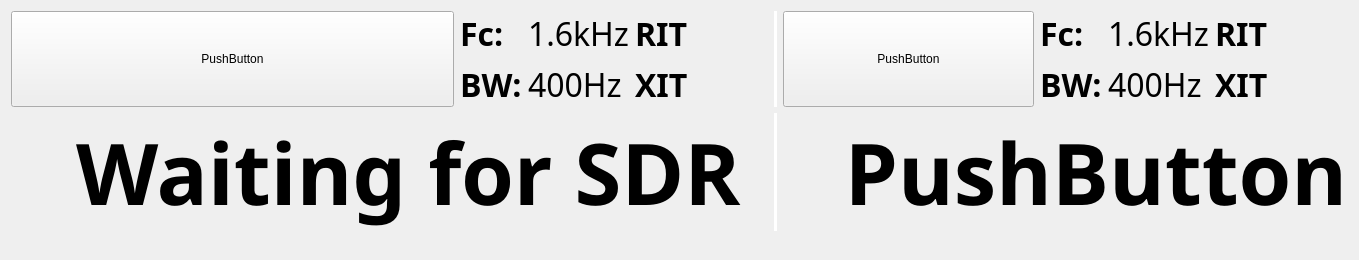
         <widget class="QWidget" name="tab_home">
          <property name="sizePolicy">
           <sizepolicy hsizetype="Expanding" vsizetype="Expanding">
            <horstretch>0</horstretch>
            <verstretch>0</verstretch>
           </sizepolicy>
          </property>
          <attribute name="icon">
           <iconset>
            <normaloff>resources/img/icon_home.png</normaloff>resources/img/icon_home.png</iconset>
          </attribute>
          <attribute name="title">
           <string>Home</string>
          </attribute>
          <layout class="QVBoxLayout" name="verticalLayout_9">
           <item>
            <layout class="QGridLayout" name="gridLayout_5">
             <item row="3" column="1">
              <widget class="Line" name="line_5">
               <property name="styleSheet">
                <string notr="true">color: #FFFFFF;</string>
               </property>
               <property name="frameShadow">
                <enum>QFrame::Plain</enum>
               </property>
               <property name="lineWidth">
                <number>10</number>
               </property>
               <property name="orientation">
                <enum>Qt::Vertical</enum>
               </property>
              </widget>
             </item>
             <item row="1" column="0">
              <layout class="QHBoxLayout" name="horizontalLayout_8">
               <item>
                <spacer name="horizontalSpacer_5">
                 <property name="orientation">
                  <enum>Qt::Horizontal</enum>
                 </property>
                 <property name="sizeHint" stdset="0">
                  <size>
                   <width>40</width>
                   <height>20</height>
                  </size>
                 </property>
                </spacer>
               </item>
               <item>
                <widget class="QLabel" name="button_A_freq">
                 <property name="font">
                  <font>
                   <family>Waree</family>
                   <pointsize>64</pointsize>
                   <weight>75</weight>
                   <bold>true</bold>
                  </font>
                 </property>
                 <property name="styleSheet">
                  <string notr="true">text-align: center;
background-color: transparent;
border: 1px solid transparent;
</string>
                 </property>
                 <property name="text">
                  <string>Waiting for SDR</string>
                 </property>
                </widget>
               </item>
              </layout>
             </item>
             <item row="3" column="2">
              <widget class="QWidget" name="widget_4" native="true">
               <property name="sizePolicy">
                <sizepolicy hsizetype="Preferred" vsizetype="Expanding">
                 <horstretch>0</horstretch>
                 <verstretch>0</verstretch>
                </sizepolicy>
               </property>
              </widget>
             </item>
             <item row="1" column="2">
              <layout class="QHBoxLayout" name="horizontalLayout_9">
               <item>
                <spacer name="horizontalSpacer_6">
                 <property name="orientation">
                  <enum>Qt::Horizontal</enum>
                 </property>
                 <property name="sizeHint" stdset="0">
                  <size>
                   <width>40</width>
                   <height>20</height>
                  </size>
                 </property>
                </spacer>
               </item>
               <item>
                <widget class="QPushButton" name="button_B_freq">
                 <property name="font">
                  <font>
                   <family>Waree</family>
                   <pointsize>64</pointsize>
                   <weight>75</weight>
                   <bold>true</bold>
                  </font>
                 </property>
                 <property name="styleSheet">
                  <string notr="true">background-color: transparent;
border: 1px solid transparent;
text-align: right;</string>
                 </property>
                 <property name="text">
                  <string>PushButton</string>
                 </property>
                </widget>
               </item>
              </layout>
             </item>
             <item row="0" column="1">
              <widget class="Line" name="line">
               <property name="styleSheet">
                <string notr="true">color: #FFFFFF;</string>
               </property>
               <property name="frameShadow">
                <enum>QFrame::Plain</enum>
               </property>
               <property name="lineWidth">
                <number>10</number>
               </property>
               <property name="orientation">
                <enum>Qt::Vertical</enum>
               </property>
              </widget>
             </item>
             <item row="3" column="0">
              <widget class="QWidget" name="widget_2" native="true">
               <property name="sizePolicy">
                <sizepolicy hsizetype="Preferred" vsizetype="Expanding">
                 <horstretch>0</horstretch>
                 <verstretch>0</verstretch>
                </sizepolicy>
               </property>
              </widget>
             </item>
             <item row="2" column="0">
              <widget class="QWidget" name="widget" native="true">
               <property name="sizePolicy">
                <sizepolicy hsizetype="Preferred" vsizetype="Expanding">
                 <horstretch>0</horstretch>
                 <verstretch>0</verstretch>
                </sizepolicy>
               </property>
              </widget>
             </item>
             <item row="2" column="2">
              <widget class="QWidget" name="widget_3" native="true">
               <property name="sizePolicy">
                <sizepolicy hsizetype="Preferred" vsizetype="Expanding">
                 <horstretch>0</horstretch>
                 <verstretch>0</verstretch>
                </sizepolicy>
               </property>
              </widget>
             </item>
             <item row="1" column="1">
              <widget class="Line" name="line_3">
               <property name="styleSheet">
                <string notr="true">color: #FFFFFF;</string>
               </property>
               <property name="frameShadow">
                <enum>QFrame::Plain</enum>
               </property>
               <property name="lineWidth">
                <number>10</number>
               </property>
               <property name="orientation">
                <enum>Qt::Vertical</enum>
               </property>
              </widget>
             </item>
             <item row="0" column="0">
              <layout class="QVBoxLayout" name="verticalLayout_7">
               <item>
                <layout class="QHBoxLayout" name="horizontalLayout_4">
                 <item>
                  <widget class="QPushButton" name="button_A_mode">
                   <property name="sizePolicy">
                    <sizepolicy hsizetype="Expanding" vsizetype="Minimum">
                     <horstretch>0</horstretch>
                     <verstretch>0</verstretch>
                    </sizepolicy>
                   </property>
                   <property name="minimumSize">
                    <size>
                     <width>251</width>
                     <height>0</height>
                    </size>
                   </property>
                   <property name="text">
                    <string>PushButton</string>
                   </property>
                  </widget>
                 </item>
                 <item>
                  <layout class="QGridLayout" name="gridLayout_2">
                   <item row="0" column="0">
                    <widget class="QLabel" name="label_12">
                     <property name="sizePolicy">
                      <sizepolicy hsizetype="Minimum" vsizetype="Minimum">
                       <horstretch>0</horstretch>
                       <verstretch>0</verstretch>
                      </sizepolicy>
                     </property>
                     <property name="font">
                      <font>
                       <family>Waree</family>
                       <pointsize>24</pointsize>
                       <weight>75</weight>
                       <bold>true</bold>
                      </font>
                     </property>
                     <property name="text">
                      <string>Fc:</string>
                     </property>
                    </widget>
                   </item>
                   <item row="0" column="1">
                    <widget class="QLabel" name="label_A_fc">
                     <property name="sizePolicy">
                      <sizepolicy hsizetype="Preferred" vsizetype="Minimum">
                       <horstretch>0</horstretch>
                       <verstretch>0</verstretch>
                      </sizepolicy>
                     </property>
                     <property name="font">
                      <font>
                       <family>Waree</family>
                       <pointsize>24</pointsize>
                       <weight>50</weight>
                       <bold>false</bold>
                      </font>
                     </property>
                     <property name="text">
                      <string>1.6kHz</string>
                     </property>
                    </widget>
                   </item>
                   <item row="0" column="2">
                    <widget class="QLabel" name="label_23">
                     <property name="sizePolicy">
                      <sizepolicy hsizetype="Preferred" vsizetype="Minimum">
                       <horstretch>0</horstretch>
                       <verstretch>0</verstretch>
                      </sizepolicy>
                     </property>
                     <property name="font">
                      <font>
                       <family>Waree</family>
                       <pointsize>24</pointsize>
                       <weight>75</weight>
                       <bold>true</bold>
                      </font>
                     </property>
                     <property name="text">
                      <string>RIT</string>
                     </property>
                    </widget>
                   </item>
                   <item row="1" column="0">
                    <widget class="QLabel" name="label_24">
                     <property name="sizePolicy">
                      <sizepolicy hsizetype="Preferred" vsizetype="Minimum">
                       <horstretch>0</horstretch>
                       <verstretch>0</verstretch>
                      </sizepolicy>
                     </property>
                     <property name="font">
                      <font>
                       <family>Waree</family>
                       <pointsize>24</pointsize>
                       <weight>75</weight>
                       <bold>true</bold>
                      </font>
                     </property>
                     <property name="text">
                      <string>BW:</string>
                     </property>
                    </widget>
                   </item>
                   <item row="1" column="1">
                    <widget class="QLabel" name="label_A_bw">
                     <property name="sizePolicy">
                      <sizepolicy hsizetype="Preferred" vsizetype="Minimum">
                       <horstretch>0</horstretch>
                       <verstretch>0</verstretch>
                      </sizepolicy>
                     </property>
                     <property name="font">
                      <font>
                       <family>Waree</family>
                       <pointsize>24</pointsize>
                       <weight>50</weight>
                       <bold>false</bold>
                      </font>
                     </property>
                     <property name="text">
                      <string>400Hz</string>
                     </property>
                    </widget>
                   </item>
                   <item row="1" column="2">
                    <widget class="QLabel" name="label_26">
                     <property name="sizePolicy">
                      <sizepolicy hsizetype="Preferred" vsizetype="Minimum">
                       <horstretch>0</horstretch>
                       <verstretch>0</verstretch>
                      </sizepolicy>
                     </property>
                     <property name="font">
                      <font>
                       <family>Waree</family>
                       <pointsize>24</pointsize>
                       <weight>75</weight>
                       <bold>true</bold>
                      </font>
                     </property>
                     <property name="text">
                      <string>XIT</string>
                     </property>
                    </widget>
                   </item>
                  </layout>
                 </item>
                 <item>
                  <widget class="QPushButton" name="button_A_rx">
                   <property name="styleSheet">
                    <string notr="true">background-color: transparent;
border: 1px solid transparent;</string>
                   </property>
                   <property name="text">
                    <string/>
                   </property>
                   <property name="icon">
                    <iconset>
                     <normalon>resources/img/icon_rx_enabled.png</normalon>
                    </iconset>
                   </property>
                   <property name="iconSize">
                    <size>
                     <width>100</width>
                     <height>100</height>
                    </size>
                   </property>
                   <property name="autoDefault">
                    <bool>false</bool>
                   </property>
                  </widget>
                 </item>
                 <item>
                  <widget class="QPushButton" name="button_A_tx">
                   <property name="styleSheet">
                    <string notr="true">background-color: transparent;
border: 1px solid transparent;</string>
                   </property>
                   <property name="text">
                    <string/>
                   </property>
                   <property name="icon">
                    <iconset>
                     <normalon>resources/img/icon_tx_enabled.png</normalon>
                    </iconset>
                   </property>
                   <property name="iconSize">
                    <size>
                     <width>100</width>
                     <height>100</height>
                    </size>
                   </property>
                  </widget>
                 </item>
                </layout>
               </item>
              </layout>
             </item>
             <item row="4" column="1">
              <widget class="Line" name="line_6">
               <property name="styleSheet">
                <string notr="true">color: #FFFFFF;</string>
               </property>
               <property name="frameShadow">
                <enum>QFrame::Plain</enum>
               </property>
               <property name="lineWidth">
                <number>10</number>
               </property>
               <property name="orientation">
                <enum>Qt::Vertical</enum>
               </property>
              </widget>
             </item>
             <item row="2" column="1">
              <widget class="Line" name="line_4">
               <property name="styleSheet">
                <string notr="true">color: #FFFFFF;</string>
               </property>
               <property name="frameShadow">
                <enum>QFrame::Plain</enum>
               </property>
               <property name="lineWidth">
                <number>10</number>
               </property>
               <property name="orientation">
                <enum>Qt::Vertical</enum>
               </property>
              </widget>
             </item>
             <item row="0" column="2">
              <layout class="QVBoxLayout" name="verticalLayout_8">
               <item>
                <layout class="QHBoxLayout" name="horizontalLayout_5">
                 <item>
                  <widget class="QPushButton" name="button_B_mode">
                   <property name="enabled">
                    <bool>true</bool>
                   </property>
                   <property name="sizePolicy">
                    <sizepolicy hsizetype="Expanding" vsizetype="Minimum">
                     <horstretch>0</horstretch>
                     <verstretch>0</verstretch>
                    </sizepolicy>
                   </property>
                   <property name="minimumSize">
                    <size>
                     <width>251</width>
                     <height>0</height>
                    </size>
                   </property>
                   <property name="text">
                    <string>PushButton</string>
                   </property>
                  </widget>
                 </item>
                 <item>
                  <layout class="QGridLayout" name="gridLayout_4">
                   <item row="0" column="0">
                    <widget class="QLabel" name="label_27">
                     <property name="sizePolicy">
                      <sizepolicy hsizetype="Minimum" vsizetype="Minimum">
                       <horstretch>0</horstretch>
                       <verstretch>0</verstretch>
                      </sizepolicy>
                     </property>
                     <property name="font">
                      <font>
                       <family>Waree</family>
                       <pointsize>24</pointsize>
                       <weight>75</weight>
                       <bold>true</bold>
                      </font>
                     </property>
                     <property name="text">
                      <string>Fc:</string>
                     </property>
                    </widget>
                   </item>
                   <item row="0" column="1">
                    <widget class="QLabel" name="label_B_fc">
                     <property name="sizePolicy">
                      <sizepolicy hsizetype="Preferred" vsizetype="Minimum">
                       <horstretch>0</horstretch>
                       <verstretch>0</verstretch>
                      </sizepolicy>
                     </property>
                     <property name="font">
                      <font>
                       <family>Waree</family>
                       <pointsize>24</pointsize>
                       <weight>50</weight>
                       <bold>false</bold>
                      </font>
                     </property>
                     <property name="text">
                      <string>1.6kHz</string>
                     </property>
                    </widget>
                   </item>
                   <item row="0" column="2">
                    <widget class="QLabel" name="label_29">
                     <property name="sizePolicy">
                      <sizepolicy hsizetype="Preferred" vsizetype="Minimum">
                       <horstretch>0</horstretch>
                       <verstretch>0</verstretch>
                      </sizepolicy>
                     </property>
                     <property name="font">
                      <font>
                       <family>Waree</family>
                       <pointsize>24</pointsize>
                       <weight>75</weight>
                       <bold>true</bold>
                      </font>
                     </property>
                     <property name="text">
                      <string>RIT</string>
                     </property>
                    </widget>
                   </item>
                   <item row="1" column="0">
                    <widget class="QLabel" name="label_30">
                     <property name="sizePolicy">
                      <sizepolicy hsizetype="Preferred" vsizetype="Minimum">
                       <horstretch>0</horstretch>
                       <verstretch>0</verstretch>
                      </sizepolicy>
                     </property>
                     <property name="font">
                      <font>
                       <family>Waree</family>
                       <pointsize>24</pointsize>
                       <weight>75</weight>
                       <bold>true</bold>
                      </font>
                     </property>
                     <property name="text">
                      <string>BW:</string>
                     </property>
                    </widget>
                   </item>
                   <item row="1" column="1">
                    <widget class="QLabel" name="label_B_bw">
                     <property name="sizePolicy">
                      <sizepolicy hsizetype="Preferred" vsizetype="Minimum">
                       <horstretch>0</horstretch>
                       <verstretch>0</verstretch>
                      </sizepolicy>
                     </property>
                     <property name="font">
                      <font>
                       <family>Waree</family>
                       <pointsize>24</pointsize>
                       <weight>50</weight>
                       <bold>false</bold>
                      </font>
                     </property>
                     <property name="text">
                      <string>400Hz</string>
                     </property>
                    </widget>
                   </item>
                   <item row="1" column="2">
                    <widget class="QLabel" name="label_32">
                     <property name="sizePolicy">
                      <sizepolicy hsizetype="Preferred" vsizetype="Minimum">
                       <horstretch>0</horstretch>
                       <verstretch>0</verstretch>
                      </sizepolicy>
                     </property>
                     <property name="font">
                      <font>
                       <family>Waree</family>
                       <pointsize>24</pointsize>
                       <weight>75</weight>
                       <bold>true</bold>
                      </font>
                     </property>
                     <property name="text">
                      <string>XIT</string>
                     </property>
                    </widget>
                   </item>
                  </layout>
                 </item>
                 <item>
                  <widget class="QPushButton" name="button_B_rx">
                   <property name="styleSheet">
                    <string notr="true">background-color: transparent;
border: 1px solid transparent;</string>
                   </property>
                   <property name="text">
                    <string/>
                   </property>
                   <property name="icon">
                    <iconset>
                     <normalon>resources/img/icon_rx_enabled.png</normalon>
                    </iconset>
                   </property>
                   <property name="iconSize">
                    <size>
                     <width>100</width>
                     <height>100</height>
                    </size>
                   </property>
                  </widget>
                 </item>
                 <item>
                  <widget class="QPushButton" name="button_B_tx">
                   <property name="styleSheet">
                    <string notr="true">background-color: transparent;
border: 1px solid transparent;</string>
                   </property>
                   <property name="text">
                    <string/>
                   </property>
                   <property name="icon">
                    <iconset>
                     <normalon>resources/img/icon_tx_enabled.png</normalon>
                    </iconset>
                   </property>
                   <property name="iconSize">
                    <size>
                     <width>100</width>
                     <height>100</height>
                    </size>
                   </property>
                  </widget>
                 </item>
                </layout>
               </item>
              </layout>
             </item>
            </layout>
           </item>
          </layout>
         </widget>
